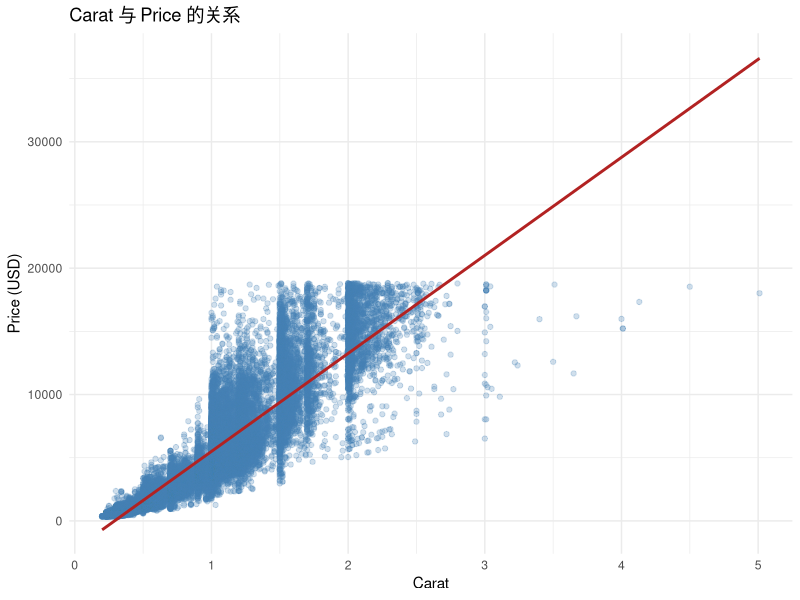

Recreate this plot in R.
## ---- chunk 1
library(ggplot2)
ggplot(diamonds, aes(x = carat, y = price)) +
  geom_point(alpha = 0.25, color = "steelblue") +
  geom_smooth(method = "lm", se = TRUE, color = "firebrick") +
  labs(
    title = "Carat 与 Price 的关系",
    x = "Carat",
    y = "Price (USD)"
  ) +
  theme_minimal()
